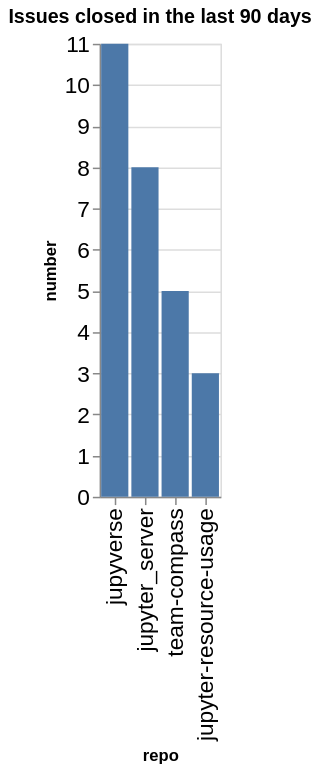

Source (notebook cell):
### Code cell
closed_counts = closed.groupby(['org', 'repo']).count()['number'].reset_index()
closed_counts['org/repo'] = closed_counts.apply(lambda a: a['org'] + '/' + a['repo'], axis=1)
sorted_vals = closed_counts.sort_values(['number'], ascending=False)['repo'].values
alt.Chart(data=closed_counts, title=f"Issues closed in the last {n_days} days").mark_bar().encode(
    x=alt.X('repo', sort=alt.Sort(sorted_vals.tolist())),
    y='number',
)

### Figure 1 — Vega-Lite specification as saved in the notebook (floating-point values rounded to 4 significant figures)
{"config": {"axisLeft": {"labelFontSize": 15}, "axisBottom": {"labelFontSize": 15}}, "data": {"name": "data-b817778e549a3a7df2b45e5de95a8ce6"}, "mark": {"type": "bar"}, "encoding": {"x": {"field": "repo", "sort": ["jupyverse", "jupyter_server", "team-compass", "jupyter-resource-usage"], "type": "nominal"}, "y": {"field": "number", "type": "quantitative"}}, "title": "Issues closed in the last 90 days", "$schema": "https://vega.github.io/schema/vega-lite/v5.20.1.json", "datasets": {"data-b817778e549a3a7df2b45e5de95a8ce6": [{"org": "jupyter-server", "repo": "jupyter-resource-usage", "number": 3, "org/repo": "jupyter-server/jupyter-resource-usage"}, {"org": "jupyter-server", "repo": "jupyter_server", "number": 8, "org/repo": "jupyter-server/jupyter_server"}, {"org": "jupyter-server", "repo": "jupyverse", "number": 11, "org/repo": "jupyter-server/jupyverse"}, {"org": "jupyter-server", "repo": "team-compass", "number": 5, "org/repo": "jupyter-server/team-compass"}]}}
